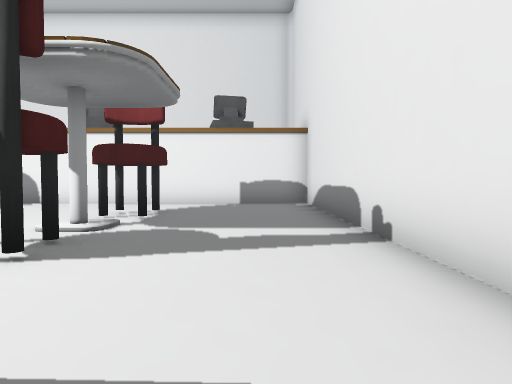
view 1 (above)

16 first-person views from a walk through a 3-D level made in the Unity game engine. The camera is 1.3 m above the floor, tilts 2° down and sees 75° across. The floor is counted in squares, 2 m on a side. Each view is taken from the middle of a square. On the plan, view 1 faces up. The plan holds only what a view shows up to about 10 squares ahead; the rest is blank. The place goes on beyond the plan. Some animated figures are left out. Some surface patterns are stand-ins.

view 2
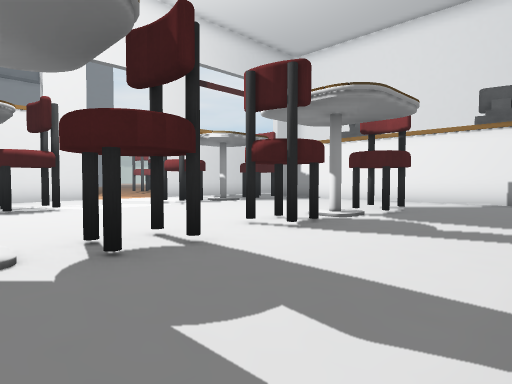

view 3
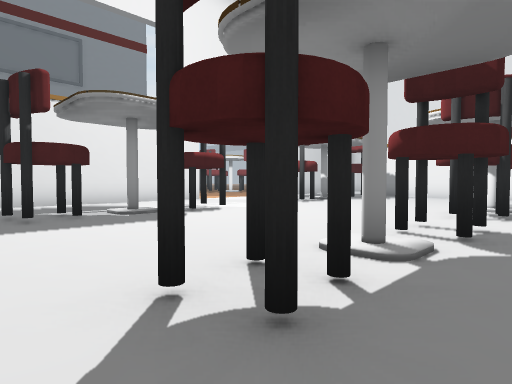

view 4
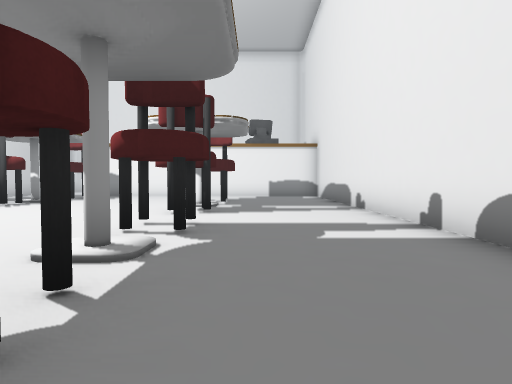

view 5
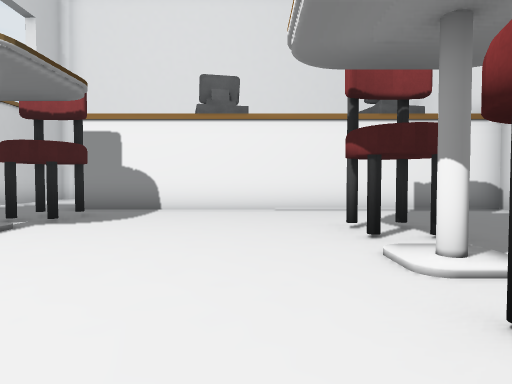

view 6
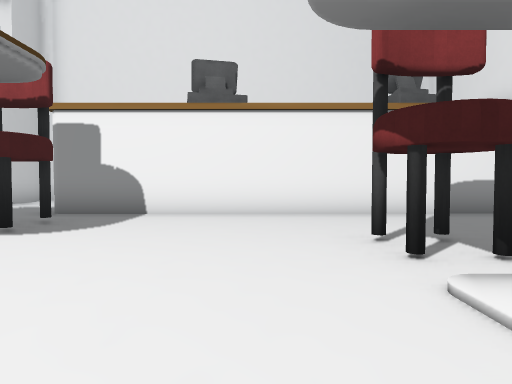

view 7
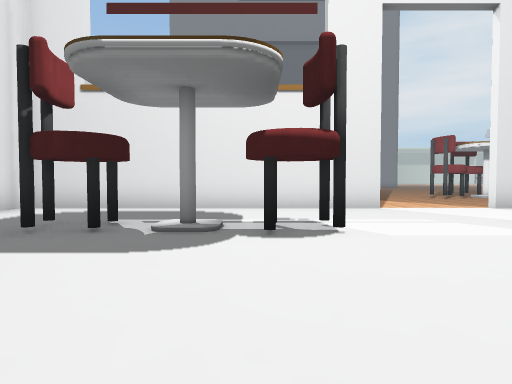

view 8
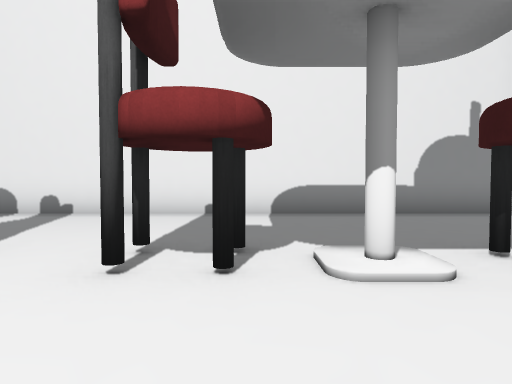

view 9
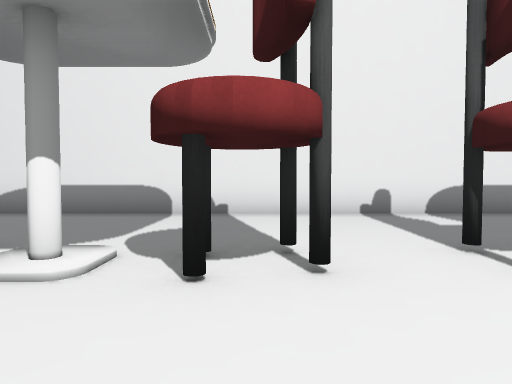

view 10
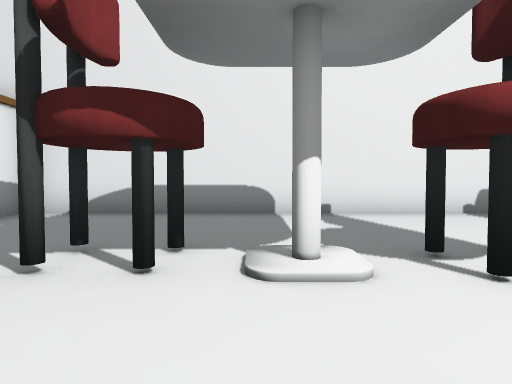

view 11
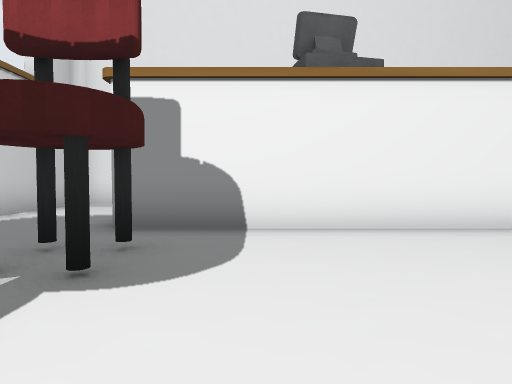

view 12
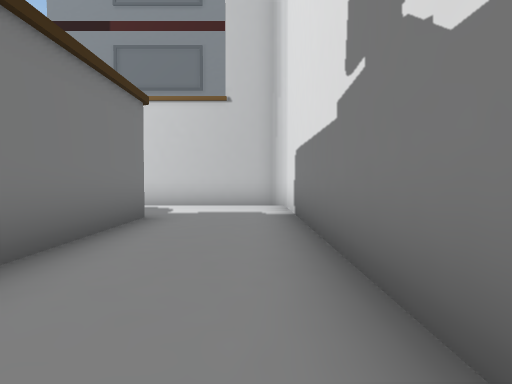

view 13
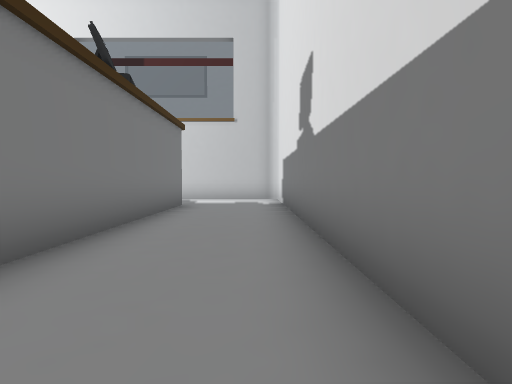

view 14
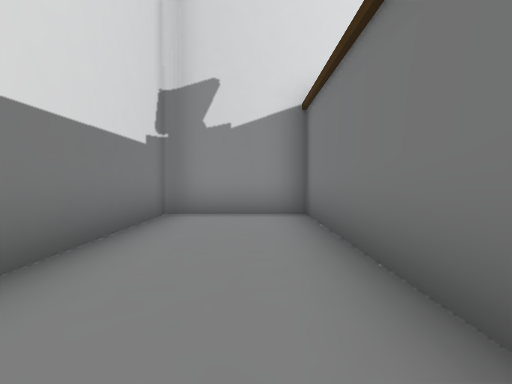

view 15
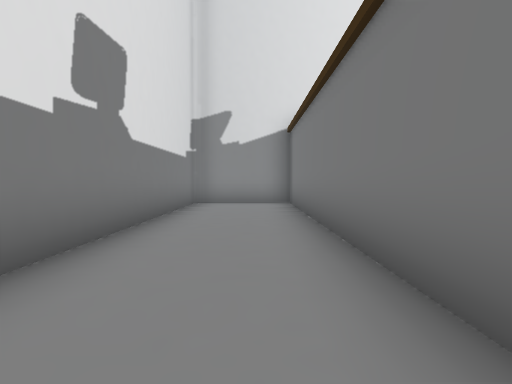

view 16
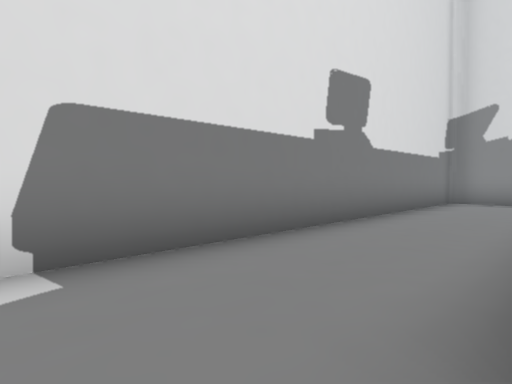

### Floor plan
Key: @ floor where view 1 was taken; # wall or solid block; . floor; / step, stairs or slope.
Columns run from 13 left of view 1 to 2 right of it. Each row starts with its distance up from view 1.
 14   ##############
 13   #............#
 12   #............#
 11   #..###########
 10   #..###########
  9     ...........#
  8     .##........#
  7      ##....#...#
  6 ..#   #........#
  5 ..... #....#...#
  4 .....##........#
  3  .........##...#
  2   #............#
  1   #..##....#...#
  0   #..##......@.#
 -1   #..//...//...#
 -2   #.......##...#
 -3   #..#....##...#
 -4   #...  .......#

Positions as (right, up) in squares from view 1, and headings:
1: (0, 0), facing up
2: (1, -1), facing up-left
3: (-1, -4), facing up-left
4: (-1, -4), facing up
5: (-4, 2), facing up
6: (-4, 3), facing up
7: (-3, 0), facing left
8: (-5, 0), facing right
9: (-5, 3), facing right
10: (-5, 5), facing right
11: (-6, 5), facing up
12: (-2, 13), facing left
13: (1, 13), facing left
14: (-5, 12), facing right
15: (-8, 12), facing right
16: (-9, 11), facing up-right
